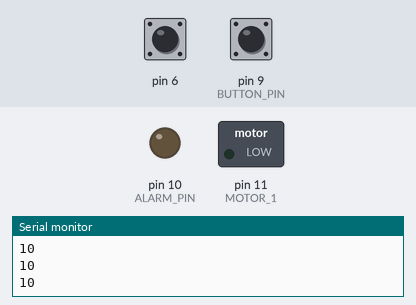
Bench run of a sketch on a simulated Arduino Uno, built with avr-gcc and run on an emulated ATmega328P. Shown: switched loads named in the sketch (green lamp = pin HIGH), output pins drawn as LEDs (lit = HIGH), the last lines printed to the serial monitor. Dashed ring = blinking. The test bench sets the inputs (shaded band); at power-on: pin 6 HIGH, pin 9 (BUTTON_PIN) LOW.

Above: at 3.2 s.
3.3 s: pin 6 pulled LOW for 3.2 s
At 4.4 s:
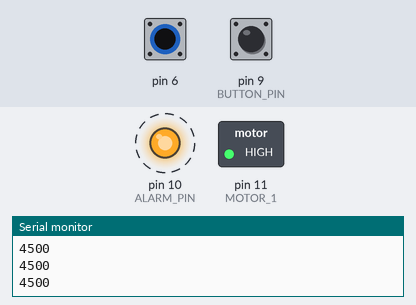
Timing chart, 0 to 8.0 s (numbered marks = the images above; inputs shaded):
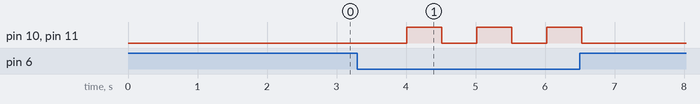

Measured:
- after the input at 3.3 s, pin 10 (ALARM_PIN), pin 11 (MOTOR_1): alternates HIGH for 0.50 s and LOW for 0.50 s, 6 changes in all, then stays LOW, starting after 0.71 s

The sketch:

withButton.ino
```cpp
#include <CapacitiveSensor.h>

// resistor between pins 4 and 2, foil connected to wire which is connected to pin 2
// wiring diagram for hand is in separate diagram

int MOTOR_1 = 11;
//int MOTOR_2 = 11;
//int MOTOR_3 = 10;
int ALARM_PIN = 10;
int BUTTON_PIN = 9;
//int LIGHTS = 6;
const int buttonPin = 9;
long globalValue =0;
int buttonState = 0;         // variable for reading the pushbutton status
int buttonpreviousState = 0;
int flag = 1;

//resistor between pins 4 & 2, pin 2 is sensor pin, add wire, foil
CapacitiveSensor cs_4_2 = CapacitiveSensor(5, 6);

// threshold that determines when sensor is touched; depends on value of resistor
int delta = 2000;
int baseline;
boolean on;
int lastButtonVal;

int lightCount = -1;

void setup() {
  pinMode(MOTOR_1, OUTPUT);
//  pinMode(MOTOR_2, OUTPUT);
 // pinMode(MOTOR_3, OUTPUT);
  pinMode(ALARM_PIN, OUTPUT);
  pinMode(BUTTON_PIN, INPUT);

  //pinMode(LIGHTS, OUTPUT);
  cs_4_2.set_CS_AutocaL_Millis(0xFFFFFFFF);     // turn off autocalibrate on channel 1 - just as an example
  Serial.begin(9600);
  on = false;
  reset();
  lastButtonVal = digitalRead(BUTTON_PIN);
}

void loop() {
  buttonState = digitalRead(buttonPin);
// check if the pushbutton is pressed. If it is, the buttonState is HIGH:
  if (buttonState != buttonpreviousState) {
    if (buttonState == HIGH) {
      // change the flag
      flag = 1-flag;
      Serial.println(flag);
    }
    delay(50);
  }
  buttonpreviousState = buttonState;
  if (flag ==1) {

      long sensor =  cs_4_2.capacitiveSensor(30);

    Serial.println(sensor);
    if (sensor > baseline + delta) {
      globalValue += sensor;
    } else {
      globalValue = 0;
    }
    if(globalValue > 5 * (baseline + delta)) {
      if (!on) {
     //   digitalWrite(LIGHTS, HIGH);
        digitalWrite(ALARM_PIN, LOW);
        digitalWrite(MOTOR_1, LOW);
       // digitalWrite(MOTOR_2, HIGH);
        //digitalWrite(MOTOR_3, HIGH);
        on = true;
      } else {
//        digitalWrite(LIGHTS, LOW);
        digitalWrite(ALARM_PIN, HIGH);
        digitalWrite(MOTOR_1, HIGH);
       // digitalWrite(MOTOR_2, LOW);
        //digitalWrite(MOTOR_3, LOW);
        on = false;
      }
      lightCount = 0;
      delay(500);
    } else {
      digitalWrite(ALARM_PIN, LOW);
      digitalWrite(MOTOR_1, LOW);
      //digitalWrite(MOTOR_2, LOW);
      //digitalWrite(MOTOR_3, LOW);

      if (lightCount != -1 && lightCount != 50) {
      //  digitalWrite(LIGHTS, HIGH);
        lightCount++;
      } else {
      //  digitalWrite(LIGHTS, LOW);
        lightCount = -1;
      }

      on = false;
      delay(100);
    }
  } else {
    globalValue = 0;
  }
}

void reset() {
  int sum = 0;
  for (int i = 0; i < 20; i++) {
    sum = sum + cs_4_2.capacitiveSensor(30);
    delay(100);
  }
  baseline = (int) (sum / 20.0);
}

boolean checkButton() {
  int val = digitalRead(BUTTON_PIN);
  Serial.println(val);
  if (val != lastButtonVal) {
    if (val == HIGH) { // just turned on
      reset();
    } else { // just turned off
       digitalWrite(ALARM_PIN, LOW);
       digitalWrite(MOTOR_1, LOW);
      // digitalWrite(MOTOR_2, LOW);
      // digitalWrite(MOTOR_3, LOW);
//       digitalWrite(LIGHTS, LOW);
       on = false;
    }
  }
  lastButtonVal = val;
  return (val == HIGH);
}
```
